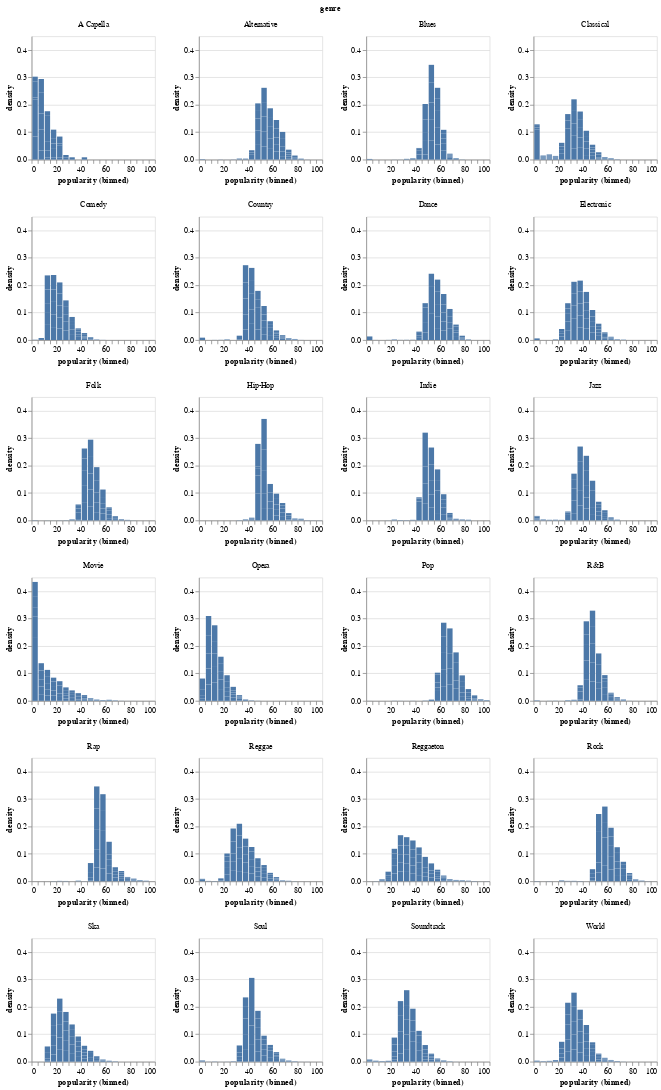

The code cell stored with this chart in its notebook:
### Markdown cell above
Using this dataframe, we are going to create a density histogram facetted by each genre as well as a boxplot to show the distribution of song's popularity within each genre.

### Code cell
dense = alt.Chart(songs_merge).mark_bar().encode(
    alt.X("popularity", bin=alt.Bin(maxbins=25)),
    y='density',
).properties(
    width=160,
    height=160).facet(
    facet='genre', columns = 4
).resolve_axis(
    x='independent',
    y='independent',
)

dense

### Figure 1 — Vega-Lite specification as saved in the notebook (floating-point values rounded to 4 significant figures; data arrays with more than 128 entries replaced by an {"elided": "..."} marker saying what was removed)
{"config": {"view": {"continuousWidth": 400, "continuousHeight": 300}}, "data": {"name": "data-8531b9d6e5b29608e12cf17a196f627c"}, "facet": {"field": "genre", "type": "nominal"}, "spec": {"mark": "bar", "encoding": {"x": {"bin": {"maxbins": 25}, "field": "popularity", "type": "quantitative"}, "y": {"field": "density", "type": "quantitative"}}, "height": 160, "width": 160}, "columns": 4, "resolve": {"axis": {"x": "independent", "y": "independent"}}, "$schema": "https://vega.github.io/schema/vega-lite/v4.17.0.json", "datasets": {"data-8531b9d6e5b29608e12cf17a196f627c": {"elided": "1481 records"}}}
